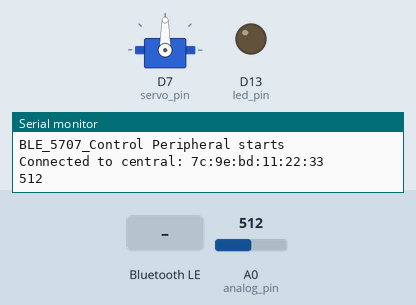
This sketch was run on a simulated Arduino Nano 33 IoT. Parts: servo, output pins drawn as LEDs (lit = HIGH), the last lines printed to the serial monitor. The inputs (shaded band) are chosen by the test bench; at power-on: A0 (analog_pin) = 512. Nothing arrives over Bluetooth unless stated; a phone connects over Bluetooth LE 3 s after start.

Above: at 3.8 s.
3.9 s: Bluetooth LE write "A" received
At 4.7 s:
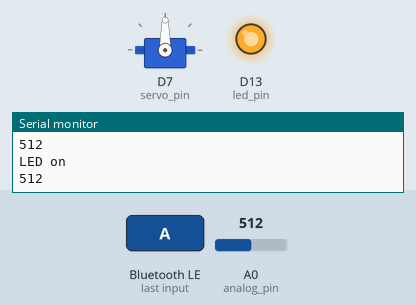
5.4 s: Bluetooth LE write "C" received
At 5.8 s:
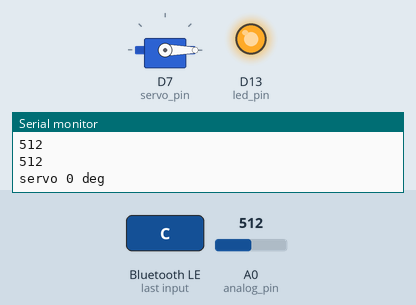
6.9 s: Bluetooth LE write "B" received
At 8.1 s:
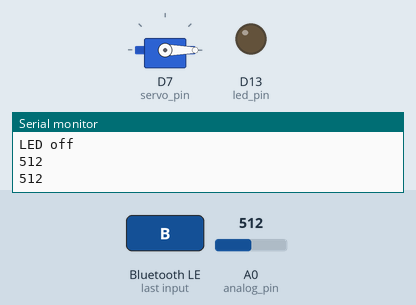
8.4 s: Bluetooth LE write "D" received
At 9.3 s:
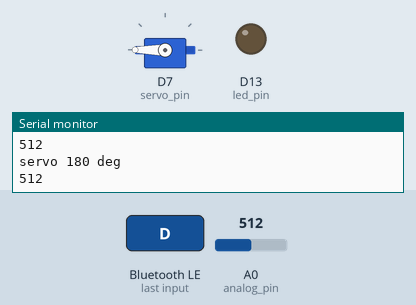
9.9 s: Bluetooth LE write "A" received
At 10.5 s:
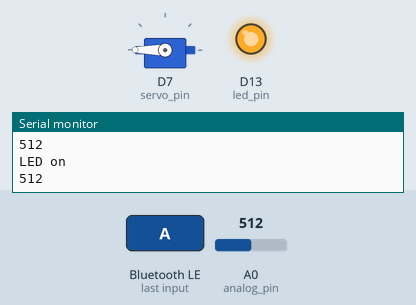
Timing chart, 0 to 12.4 s (numbered marks = the images above; inputs shaded):
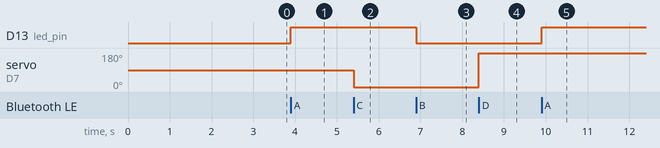

Measured:
- after the input at 3.9 s, D13 (led_pin): LOW → HIGH at once
- after the input at 5.4 s, servo on D7 (servo_pin): 90° → 0° at once
- after the input at 6.9 s, D13 (led_pin): HIGH → LOW at once
- after the input at 8.4 s, servo on D7 (servo_pin): 0° → 180° at once
- after the input at 9.9 s, D13 (led_pin): LOW → HIGH at once

The sketch:

Bluetooth_Connect.ino
```cpp
/*

  -스마트폰에 LightBlue (iOS and Android)설치
  -A0에 가변저향 연결
  -D7에 서보모터 연결 (전원은 VIN, GND 핀에 연결)
  -https://www.uuidgenerator.net/ 에서 필요한 수 만큼 UUID 생성 (예제에서 3개 필요)
  -시리얼 모니터 샐행
  참고
  https://create.arduino.cc/projecthub/8bitkick/sensor-data-streaming-with-arduino-683a6c
  https://create.arduino.cc/editor/dpajak/e7af8e95-0aff-4ce1-b2f7-4e7b446c2577/preview
*/


/*

// UUIDs

e526c3ad-9591-44e7-bcdc-dfc916f2f192

365f7de1-00dc-4cb4-a026-b1823155d71c

3a6bf87c-4af3-4b5c-a147-acb272c0d957

*/
/*

Blender Crashes Script etc...
https://blender.stackexchange.com/questions/120266/when-blender-crashes-during-rendering


Send Notifications through PushSafer
https://projecthub.arduino.cc/pushsafer/push-notifications-with-pushsafer-ios-android-win10-acd039


NINA Wifi + BLE Workaround for Simultaneaous
https://forum.arduino.cc/t/switching-between-wifi-and-ble/629966/7

*/


#include <ArduinoBLE.h>
#include <Servo.h>

unsigned long prev_time = 0;
unsigned long curr_time = 0;
const int led_pin = LED_BUILTIN; // pin to use for the LED
const int servo_pin = 7;
const int analog_pin = A0;

// 학번의 뒤 4자리가 8282라면 아래처럼 local_name 설정
char local_name[] = "BLE_5707_Control";

char arduino_service_UUID[] = "e526c3ad-9591-44e7-bcdc-dfc916f2f192";
char servo_char_UUID[] = "365f7de1-00dc-4cb4-a026-b1823155d71c";
char adc_char_UUID[] = "3a6bf87c-4af3-4b5c-a147-acb272c0d957";


BLEService arduinoService(arduino_service_UUID); // BLE control Service
BLEByteCharacteristic controlCharacteristic(servo_char_UUID, BLEWrite);
BLEIntCharacteristic adcCharacteristic(adc_char_UUID, BLERead | BLENotify);
Servo myservo;

void setup() {
  Serial.begin(9600);
  // while (!Serial);

  pinMode(led_pin, OUTPUT);
  myservo.attach(servo_pin);

  // begin initialization
  if (!BLE.begin()) {
    Serial.println("starting BLE failed!");
    while (1);
  }

  // local name
  BLE.setLocalName(local_name);
  BLE.setAdvertisedService(arduinoService);

  // add the characteristic to the service
  arduinoService.addCharacteristic(controlCharacteristic);
  arduinoService.addCharacteristic(adcCharacteristic);

  BLE.addService(arduinoService);       // add service
  controlCharacteristic.writeValue(0);  // set the initial value for the characeristic
  BLE.advertise();                      // start advertising
  Serial.println((String)local_name + " Peripheral starts");
}

void loop() {
  // listen for BLE peripherals to connect:
  BLEDevice central = BLE.central();
  // if a central is connected to peripheral:
  if (central) {
    Serial.print("Connected to central: ");
    // print the central's MAC address:
    Serial.println(central.address());

    // while the central is connected to peripheral:
    while (central.connected()) {
      curr_time = millis();
      if (curr_time - prev_time > 1000) {
        int adc = analogRead(analog_pin);
        adcCharacteristic.writeValue(adc);
        Serial.println(adc);
        prev_time = curr_time;
      }
      if (controlCharacteristic.written()) {
        char read_inp = controlCharacteristic.value();
        switch(read_inp) {
          case 'A':
            Serial.println("LED on");
            digitalWrite(led_pin, HIGH);
            break;
          case 'B':
            Serial.println("LED off");
            digitalWrite(led_pin, LOW);
            break;
          case 'C':
            Serial.println("servo 0 deg");
            myservo.write(0);
            break;
          case 'D':
            Serial.println("servo 180 deg");
            myservo.write(180);
            break;
          case 'E':
            Serial.println("servo reset");
            myservo.write(90);
            break;
          defalult:
            Serial.println("Only A,B,C,D, and E are accepted");
            break;
        }
      }
    }
    // when the central disconnects, print it out:
    Serial.print((String)"Disconnected from central: " + local_name);
  }
}
```
